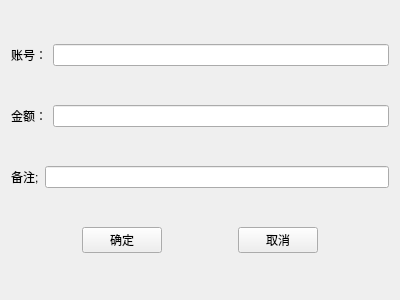
<?xml version="1.0" encoding="UTF-8"?>
<ui version="4.0">
 <class>GetWidget</class>
 <widget class="QWidget" name="GetWidget">
  <property name="geometry">
   <rect>
    <x>0</x>
    <y>0</y>
    <width>400</width>
    <height>300</height>
   </rect>
  </property>
  <property name="windowTitle">
   <string>GetWidget</string>
  </property>
  <layout class="QVBoxLayout" name="verticalLayout">
   <item>
    <layout class="QHBoxLayout" name="horizontalLayout">
     <item>
      <widget class="QLabel" name="label">
       <property name="text">
        <string>账号：</string>
       </property>
      </widget>
     </item>
     <item>
      <widget class="QLineEdit" name="lineEdit_num"/>
     </item>
    </layout>
   </item>
   <item>
    <layout class="QHBoxLayout" name="horizontalLayout_4">
     <item>
      <widget class="QLabel" name="label_3">
       <property name="text">
        <string>金额：</string>
       </property>
      </widget>
     </item>
     <item>
      <widget class="QLineEdit" name="lineEdit_money"/>
     </item>
    </layout>
   </item>
   <item>
    <layout class="QHBoxLayout" name="horizontalLayout_2">
     <item>
      <widget class="QLabel" name="label_2">
       <property name="text">
        <string>备注;</string>
       </property>
      </widget>
     </item>
     <item>
      <widget class="QLineEdit" name="lineEdit_1"/>
     </item>
    </layout>
   </item>
   <item>
    <layout class="QHBoxLayout" name="horizontalLayout_3">
     <item>
      <spacer name="horizontalSpacer">
       <property name="orientation">
        <enum>Qt::Horizontal</enum>
       </property>
       <property name="sizeHint" stdset="0">
        <size>
         <width>40</width>
         <height>20</height>
        </size>
       </property>
      </spacer>
     </item>
     <item>
      <widget class="QPushButton" name="pushButton_ok">
       <property name="text">
        <string>确定</string>
       </property>
      </widget>
     </item>
     <item>
      <spacer name="horizontalSpacer_2">
       <property name="orientation">
        <enum>Qt::Horizontal</enum>
       </property>
       <property name="sizeHint" stdset="0">
        <size>
         <width>40</width>
         <height>20</height>
        </size>
       </property>
      </spacer>
     </item>
     <item>
      <widget class="QPushButton" name="pushButton_cancle">
       <property name="text">
        <string>取消</string>
       </property>
      </widget>
     </item>
     <item>
      <spacer name="horizontalSpacer_3">
       <property name="orientation">
        <enum>Qt::Horizontal</enum>
       </property>
       <property name="sizeHint" stdset="0">
        <size>
         <width>40</width>
         <height>20</height>
        </size>
       </property>
      </spacer>
     </item>
    </layout>
   </item>
  </layout>
 </widget>
 <layoutdefault spacing="6" margin="11"/>
 <resources/>
 <connections/>
</ui>
